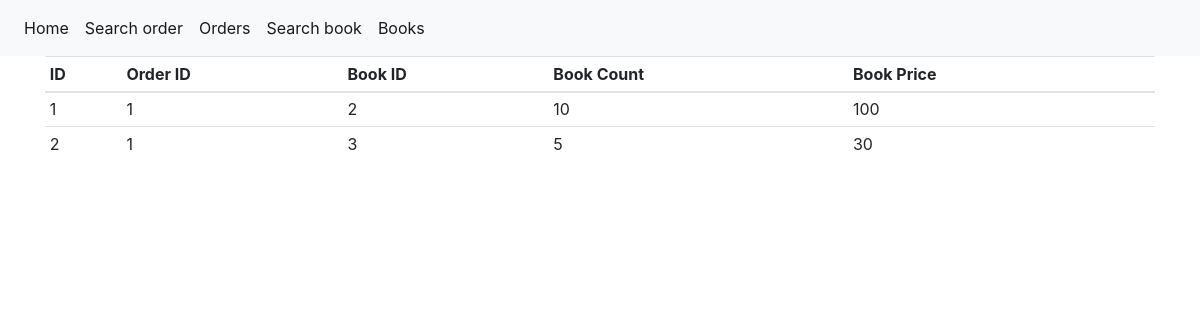
Page /book_store/list_order_detail.php?id=1 (signed in) on the committed database.
### tables this page shows
CREATE TABLE `USER_ORDER` (
  `id` int(11) NOT NULL,
  `user_id` int(11) DEFAULT NULL,
  `phone` varchar(50) DEFAULT NULL,
  `address` varchar(50) DEFAULT NULL,
  `bank_acc` varchar(50) DEFAULT NULL,
  `pay_amnt` decimal(10,0) DEFAULT NULL,
  `sold_on` date DEFAULT NULL,
  `packed_on` date DEFAULT NULL,
  `signed_on` date DEFAULT NULL,
  `status` varchar(10) NOT NULL
);

CREATE TABLE `ORDER_DETAIL` (
  `id` int(11) NOT NULL,
  `order_id` int(11) DEFAULT NULL,
  `book_id` int(11) DEFAULT NULL,
  `book_cnt` int(11) NOT NULL,
  `book_price` decimal(10,0) NOT NULL
);

### book_store/base.php (called while the page is built, shortened)
<?php
	function pdo($pdo, $sql, $args = NULL) {
		$stmt = $pdo->prepare($sql);
		$stmt->execute($args);
		return $stmt;
	}
?>

### book_store/list_order_detail.php (the view, shortened to what this page needs)
<?php
	include "header.php";
	include "base.php";
?>
<?php
	$dbh = getConn();
	$sql = "SELECT d.*, o.status
		FROM USER_ORDER o, ORDER_DETAIL d
		WHERE 1=1
		 AND o.id = d.order_id";
	$args = array();
	$arg = get_get_param('id');
	if($arg != "") {
		$sql = $sql." AND d.order_id = ?";
		array_push($args, $arg);
	}
?>
	<div class="container">
		<table class="table table-sm">
			<thead>
				<tr>
					<th>ID</th>
					<th>Order ID</th>
					<th>Book ID</th>
					<th>Book Count</th>
					<th>Book Price</th>
					<th></th>
				</tr>
			</thead>
			<tbody>
<?php
    	foreach(pdo($dbh, $sql, $args) as $row) {
?>
				<tr>
					<td><?php echo $row['id']; ?></td>
					<td><?php echo $row['order_id']; ?></td>
					<td><?php echo $row['book_id']; ?></td>
					<td><?php echo $row['book_cnt']; ?></td>
					<td><?php echo $row['book_price']; ?></td>
					<td>
					</td>
				</tr>
<?php
    	}
?>
			</tbody>
		</table>
	</div>
<?php include "footer.php" ?>

### rows in the picture
user_order: order_detail.id "1", order_detail.order_id "1", order_detail.book_id "2", order_detail.book_cnt "10", order_detail.book_price "100", order_detail.id "2", order_detail.book_id "3", order_detail.book_cnt "5", order_detail.book_price "30"
